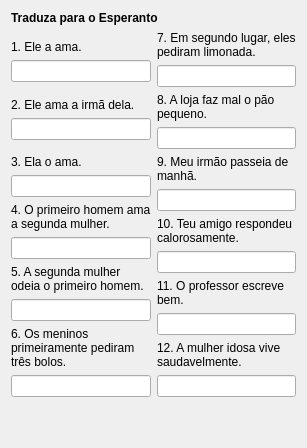
     <widget class="QWidget" name="Sendas1_Lec03">
      <attribute name="icon">
       <iconset resource="ikonoj.qrc">
        <normaloff>:/ikonoj/sendas_24.png</normaloff>:/ikonoj/sendas_24.png</iconset>
      </attribute>
      <attribute name="title">
       <string>9</string>
      </attribute>
      <layout class="QVBoxLayout" name="verticalLayout_144" stretch="0,2,1">
       <item>
        <widget class="titolo" name="Lec03_Label10">
         <property name="maximumSize">
          <size>
           <width>16777215</width>
           <height>30</height>
          </size>
         </property>
         <property name="font">
          <font>
           <weight>75</weight>
           <bold>true</bold>
          </font>
         </property>
         <property name="text">
          <string>Traduza para o Esperanto</string>
         </property>
         <property name="wordWrap">
          <bool>true</bool>
         </property>
        </widget>
       </item>
       <item>
        <layout class="QHBoxLayout" name="horizontalLayout_284">
         <item>
          <layout class="QVBoxLayout" name="verticalLayout_135">
           <item>
            <layout class="QVBoxLayout" name="verticalLayout_131">
             <item>
              <widget class="QLabel" name="Lec03_Label302">
               <property name="text">
                <string>1. Ele a ama.</string>
               </property>
               <property name="alignment">
                <set>Qt::AlignBottom|Qt::AlignLeading|Qt::AlignLeft</set>
               </property>
               <property name="wordWrap">
                <bool>true</bool>
               </property>
               <property name="buddy">
                <cstring>lineEdit_31</cstring>
               </property>
              </widget>
             </item>
             <item>
              <widget class="cx_edit" name="lineEdit_31"/>
             </item>
            </layout>
           </item>
           <item>
            <layout class="QVBoxLayout" name="verticalLayout_132">
             <item>
              <widget class="QLabel" name="Lec03_Label303">
               <property name="text">
                <string>2. Ele ama a irmã dela.</string>
               </property>
               <property name="alignment">
                <set>Qt::AlignBottom|Qt::AlignLeading|Qt::AlignLeft</set>
               </property>
               <property name="wordWrap">
                <bool>true</bool>
               </property>
               <property name="buddy">
                <cstring>lineEdit_32</cstring>
               </property>
              </widget>
             </item>
             <item>
              <widget class="cx_edit" name="lineEdit_32"/>
             </item>
            </layout>
           </item>
           <item>
            <layout class="QVBoxLayout" name="verticalLayout_133">
             <item>
              <widget class="QLabel" name="Lec03_Label304">
               <property name="text">
                <string>3. Ela o ama.</string>
               </property>
               <property name="alignment">
                <set>Qt::AlignBottom|Qt::AlignLeading|Qt::AlignLeft</set>
               </property>
               <property name="wordWrap">
                <bool>true</bool>
               </property>
               <property name="buddy">
                <cstring>lineEdit_33</cstring>
               </property>
              </widget>
             </item>
             <item>
              <widget class="cx_edit" name="lineEdit_33"/>
             </item>
            </layout>
           </item>
           <item>
            <layout class="QVBoxLayout" name="verticalLayout_134">
             <item>
              <widget class="QLabel" name="Lec03_Label305">
               <property name="text">
                <string>4. O primeiro homem ama a segunda mulher.</string>
               </property>
               <property name="alignment">
                <set>Qt::AlignBottom|Qt::AlignLeading|Qt::AlignLeft</set>
               </property>
               <property name="wordWrap">
                <bool>true</bool>
               </property>
               <property name="buddy">
                <cstring>lineEdit_34</cstring>
               </property>
              </widget>
             </item>
             <item>
              <widget class="cx_edit" name="lineEdit_34"/>
             </item>
            </layout>
           </item>
           <item>
            <layout class="QVBoxLayout" name="verticalLayout_130">
             <item>
              <widget class="QLabel" name="Lec03_Label306">
               <property name="text">
                <string>5. A segunda mulher odeia o primeiro homem.</string>
               </property>
               <property name="alignment">
                <set>Qt::AlignBottom|Qt::AlignLeading|Qt::AlignLeft</set>
               </property>
               <property name="wordWrap">
                <bool>true</bool>
               </property>
               <property name="buddy">
                <cstring>lineEdit_35</cstring>
               </property>
              </widget>
             </item>
             <item>
              <widget class="cx_edit" name="lineEdit_35"/>
             </item>
            </layout>
           </item>
           <item>
            <layout class="QVBoxLayout" name="verticalLayout_137">
             <item>
              <widget class="QLabel" name="Lec03_Label308">
               <property name="text">
                <string>6. Os meninos primeiramente pediram três bolos.</string>
               </property>
               <property name="alignment">
                <set>Qt::AlignBottom|Qt::AlignLeading|Qt::AlignLeft</set>
               </property>
               <property name="wordWrap">
                <bool>true</bool>
               </property>
               <property name="buddy">
                <cstring>lineEdit_36</cstring>
               </property>
              </widget>
             </item>
             <item>
              <widget class="cx_edit" name="lineEdit_36"/>
             </item>
            </layout>
           </item>
          </layout>
         </item>
         <item>
          <layout class="QVBoxLayout" name="verticalLayout_142">
           <item>
            <layout class="QVBoxLayout" name="verticalLayout_138">
             <item>
              <widget class="QLabel" name="Lec03_Label309">
               <property name="text">
                <string>7. Em segundo lugar, eles pediram limonada.</string>
               </property>
               <property name="alignment">
                <set>Qt::AlignBottom|Qt::AlignLeading|Qt::AlignLeft</set>
               </property>
               <property name="wordWrap">
                <bool>true</bool>
               </property>
               <property name="buddy">
                <cstring>lineEdit_37</cstring>
               </property>
              </widget>
             </item>
             <item>
              <widget class="cx_edit" name="lineEdit_37"/>
             </item>
            </layout>
           </item>
           <item>
            <layout class="QVBoxLayout" name="verticalLayout_139">
             <item>
              <widget class="QLabel" name="Lec03_Label310">
               <property name="text">
                <string>8. A loja faz mal o pão pequeno.</string>
               </property>
               <property name="alignment">
                <set>Qt::AlignBottom|Qt::AlignLeading|Qt::AlignLeft</set>
               </property>
               <property name="wordWrap">
                <bool>true</bool>
               </property>
               <property name="buddy">
                <cstring>lineEdit_38</cstring>
               </property>
              </widget>
             </item>
             <item>
              <widget class="cx_edit" name="lineEdit_38"/>
             </item>
            </layout>
           </item>
           <item>
            <layout class="QVBoxLayout" name="verticalLayout_140">
             <item>
              <widget class="QLabel" name="Lec03_Label20">
               <property name="text">
                <string>9. Meu irmão passeia de manhã.</string>
               </property>
               <property name="alignment">
                <set>Qt::AlignBottom|Qt::AlignLeading|Qt::AlignLeft</set>
               </property>
               <property name="wordWrap">
                <bool>true</bool>
               </property>
               <property name="buddy">
                <cstring>lineEdit_39</cstring>
               </property>
              </widget>
             </item>
             <item>
              <widget class="cx_edit" name="lineEdit_39"/>
             </item>
            </layout>
           </item>
           <item>
            <layout class="QVBoxLayout" name="verticalLayout_143">
             <item>
              <widget class="QLabel" name="Lec03_Label21">
               <property name="text">
                <string>10. Teu amigo respondeu calorosamente.</string>
               </property>
               <property name="alignment">
                <set>Qt::AlignBottom|Qt::AlignLeading|Qt::AlignLeft</set>
               </property>
               <property name="wordWrap">
                <bool>true</bool>
               </property>
               <property name="buddy">
                <cstring>lineEdit_42</cstring>
               </property>
              </widget>
             </item>
             <item>
              <widget class="cx_edit" name="lineEdit_42"/>
             </item>
            </layout>
           </item>
           <item>
            <layout class="QVBoxLayout" name="verticalLayout_136">
             <item>
              <widget class="QLabel" name="Lec03_Label22">
               <property name="text">
                <string>11. O professor escreve bem.</string>
               </property>
               <property name="alignment">
                <set>Qt::AlignBottom|Qt::AlignLeading|Qt::AlignLeft</set>
               </property>
               <property name="wordWrap">
                <bool>true</bool>
               </property>
               <property name="buddy">
                <cstring>lineEdit_41</cstring>
               </property>
              </widget>
             </item>
             <item>
              <widget class="cx_edit" name="lineEdit_41"/>
             </item>
            </layout>
           </item>
           <item>
            <layout class="QVBoxLayout" name="verticalLayout_141">
             <item>
              <widget class="QLabel" name="Lec03_Label231">
               <property name="text">
                <string>12. A mulher idosa vive saudavelmente.</string>
               </property>
               <property name="alignment">
                <set>Qt::AlignBottom|Qt::AlignLeading|Qt::AlignLeft</set>
               </property>
               <property name="wordWrap">
                <bool>true</bool>
               </property>
               <property name="buddy">
                <cstring>lineEdit_40</cstring>
               </property>
              </widget>
             </item>
             <item>
              <widget class="cx_edit" name="lineEdit_40"/>
             </item>
            </layout>
           </item>
          </layout>
         </item>
        </layout>
       </item>
       <item>
        <spacer name="verticalSpacer_6">
         <property name="orientation">
          <enum>Qt::Vertical</enum>
         </property>
         <property name="sizeHint" stdset="0">
          <size>
           <width>20</width>
           <height>40</height>
          </size>
         </property>
        </spacer>
       </item>
      </layout>
     </widget>
